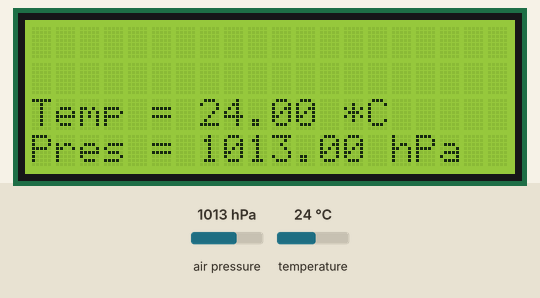
Recording of a sketch running on a simulated Arduino Uno, built with avr-gcc and run on an emulated ATmega328P. Parts: 20×4 character LCD. The inputs (shaded band) are chosen by the test bench; at power-on: air pressure 1013 hPa, temperature 24 °C. What the sketch prints to the serial monitor is not drawn.

Above: at 1.3 s.
1.4 s: air pressure set to 952 hPa
At 3.7 s:
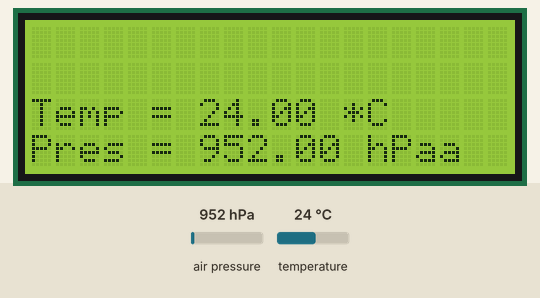
4.1 s: temperature set to 12 °C
At 5.3 s:
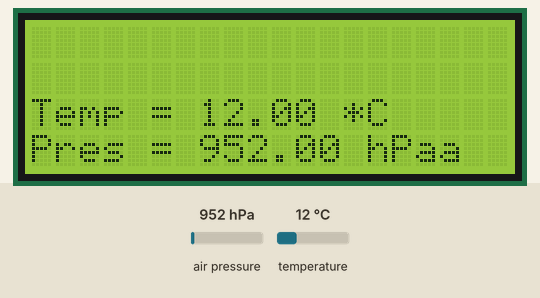
6.8 s: air pressure set to 975 hPa
At 8.7 s:
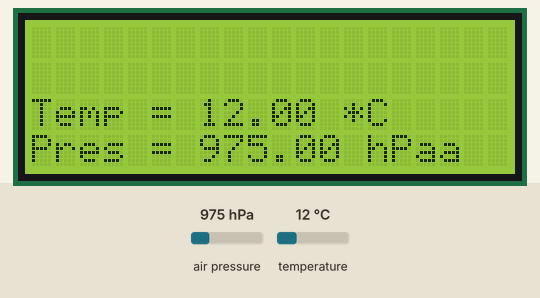
9.8 s: temperature set to 19 °C
Timing chart, 0 to 12.8 s (numbered marks = the images above; inputs shaded):
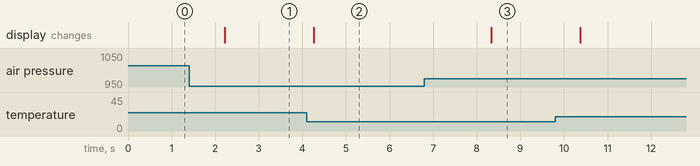

Measured:
- after the input at 1.4 s, the display: changes after 0.82 s (image 1)
- after the input at 4.1 s, the display: changes after 0.16 s (image 2)
- after the input at 6.8 s, the display: changes after 1.5 s (image 3)

The sketch:

i2c_lcd.ino
```cpp
#include <Wire.h>
#include <LiquidCrystal_I2C.h>
#include <Adafruit_BMP280.h>

LiquidCrystal_I2C lcd(0x3f, 20, 4); // set the LCD address to 0x27 for a 16 chars and 2 line display
Adafruit_BMP280 bmp; // use I2C interface
Adafruit_Sensor *bmp_temp = bmp.getTemperatureSensor();
Adafruit_Sensor *bmp_pressure = bmp.getPressureSensor();

void setup()
{
  Serial.begin(115200);
  lcd.init();                      // initialize the lcd
  lcd.init();
  // Print a message to the LCD.
  lcd.backlight();
  lcd.setCursor(1, 0);
  lcd.print("Starting");
  lcd.setCursor(0, 1);

  if (!bmp.begin()) {
    Serial.println(F("Could not find a valid BMP280 sensor, check wiring!"));
    lcd.print(F("Could not find a valid BMP280 sensor, check wiring!"));
    while (1) delay(10);
  }

  /* Default settings from datasheet. */
  bmp.setSampling(Adafruit_BMP280::MODE_NORMAL,     /* Operating Mode. */
                  Adafruit_BMP280::SAMPLING_X2,     /* Temp. oversampling */
                  Adafruit_BMP280::SAMPLING_X16,    /* Pressure oversampling */
                  Adafruit_BMP280::FILTER_X16,      /* Filtering. */
                  Adafruit_BMP280::STANDBY_MS_500); /* Standby time. */

  bmp_temp->printSensorDetails();
  lcd.setCursor(1, 0);
  lcd.print("        ");
}


void loop()
{
  sensors_event_t temp_event, pressure_event;
  bmp_temp->getEvent(&temp_event);
  bmp_pressure->getEvent(&pressure_event);

  Serial.print(F("Temperature = "));
  Serial.print(temp_event.temperature);
  Serial.println(" *C");
  lcd.setCursor(0, 2);
  lcd.print(F("Temp = "));
  lcd.print(temp_event.temperature);
  lcd.print(" *C");

  Serial.print(F("Pressure = "));
  Serial.print(pressure_event.pressure);
  Serial.println(" hPa");

  lcd.setCursor(0, 3);
  lcd.print(F("Pres = "));
  lcd.print(pressure_event.pressure);
  lcd.print(" hPa");

  Serial.println();
  delay(2000);

}
```
